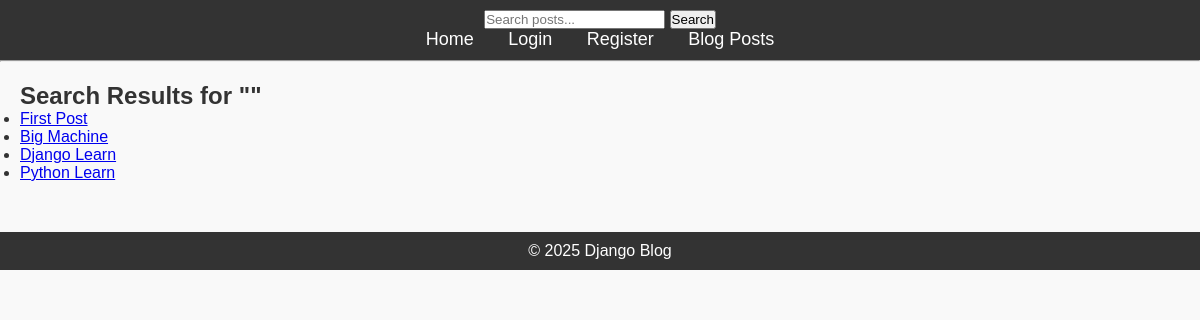
/search/, run on an earlier commit of the app's database.
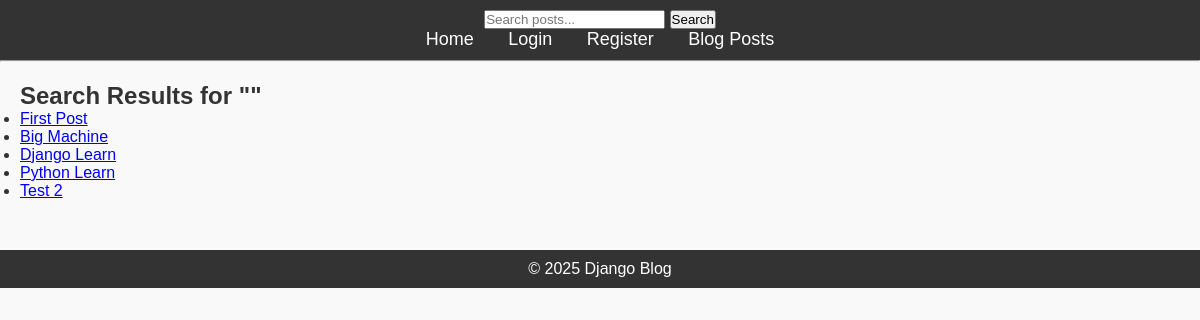
And on a later commit of the database.
### blog/models.py (models this page shows, shortened)
class Post(models.Model):
    title = models.CharField(max_length=200)
    content = models.TextField()
    published_date = models.DateTimeField(auto_now_add=True)
    author = models.ForeignKey(User, on_delete=models.CASCADE ,related_name="posts")
    tags = TaggableManager(blank=True)

### blog/views.py (the view)
# urls.py: path("search/", views.search_posts, name="search_posts"),
def search_posts(request):
    query = request.GET.get("q", "")
    posts = Post.objects.all()
    if query:
        posts = posts.filter(
            Q(title__icontains=query) |
            Q(content__icontains=query) |
            Q(tags__name__icontains=query)
        ).distinct()
    return render(request, "blog/search_results.html", {"posts": posts, "query": query})

### blog/templates/blog/search_results.html
{% extends "blog/base.html" %}
{% block content %}
<h2>Search Results for "{{ query }}"</h2>
{% if posts %}
    <ul>
        {% for post in posts %}
            <li>
                <a href="{% url 'post_detail' post.pk %}">{{ post.title }}</a>
            </li>
        {% endfor %}
    </ul>
{% else %}
    <p>No posts found.</p>
{% endif %}
{% endblock %}

What changed in the data, as far as the page shows it:
added Post: title "Test 2"
